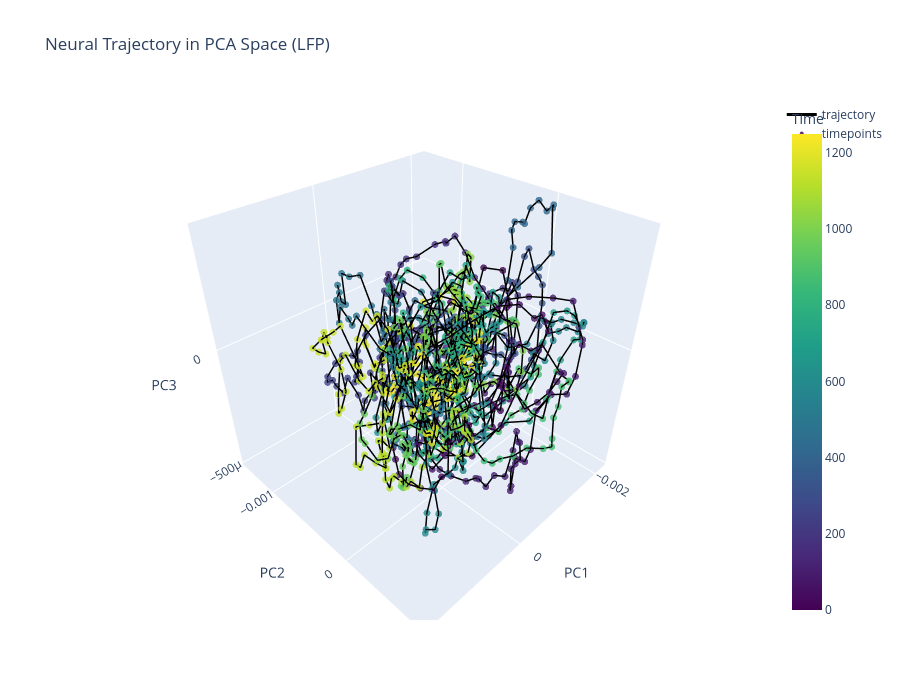

The notebook cell this image was saved under:
### Code cell
import numpy as np
from sklearn.decomposition import PCA
import plotly.graph_objects as go

# -----------------------------
# Load LFP data
# -----------------------------
lfp_slice = np.load('/home/maria/LFPExperiments/data/1sec_first_data.npy')

print("Data shape:", lfp_slice.shape)

# -----------------------------
# Run PCA
# -----------------------------
pca = PCA()
X_pca = pca.fit_transform(lfp_slice)

pc1 = X_pca[:, 0]
pc2 = X_pca[:, 1]
pc3 = X_pca[:, 2]

# time index for coloring
t = np.arange(len(pc1))

# -----------------------------
# Create Plotly figure
# -----------------------------
fig = go.Figure()

# trajectory line
fig.add_trace(
    go.Scatter3d(
        x=pc1,
        y=pc2,
        z=pc3,
        mode='lines',
        line=dict(width=3, color='black'),
        name='trajectory'
    )
)

# colored points
fig.add_trace(
    go.Scatter3d(
        x=pc1,
        y=pc2,
        z=pc3,
        mode='markers',
        marker=dict(
            size=4,
            color=t,
            colorscale='Viridis',
            colorbar=dict(title="Time"),
            opacity=0.8
        ),
        name='timepoints'
    )
)

# layout
fig.update_layout(
    title="Neural Trajectory in PCA Space (LFP)",
    scene=dict(
        xaxis_title="PC1",
        yaxis_title="PC2",
        zaxis_title="PC3"
    ),
    width=900,
    height=700
)

fig.show()

### Figure 1 — Plotly figure (JSON) as saved in the notebook; plotly's stock layout.template omitted (floating-point values rounded to 4 significant figures; data arrays with more than 128 entries replaced by an {"elided": "..."} marker saying what was removed)
{"data": [{"line": {"color": "black", "width": 3}, "mode": "lines", "name": "trajectory", "type": "scatter3d", "x": {"elided": "1250 float values"}, "y": {"elided": "1250 float values"}, "z": {"elided": "1250 float values"}}, {"marker": {"color": {"elided": "1250 int values"}, "colorbar": {"title": {"text": "Time"}}, "colorscale": [[0, "#440154"], [0.1111, "#482878"], [0.2222, "#3e4989"], [0.3333, "#31688e"], [0.4444, "#26828e"], [0.5556, "#1f9e89"], [0.6667, "#35b779"], [0.7778, "#6ece58"], [0.8889, "#b5de2b"], [1, "#fde725"]], "opacity": 0.8, "size": 4}, "mode": "markers", "name": "timepoints", "type": "scatter3d", "x": {"elided": "1250 float values"}, "y": {"elided": "1250 float values"}, "z": {"elided": "1250 float values"}}], "layout": {"height": 700, "scene": {"xaxis": {"title": {"text": "PC1"}}, "yaxis": {"title": {"text": "PC2"}}, "zaxis": {"title": {"text": "PC3"}}}, "title": {"text": "Neural Trajectory in PCA Space (LFP)"}, "width": 900}}
